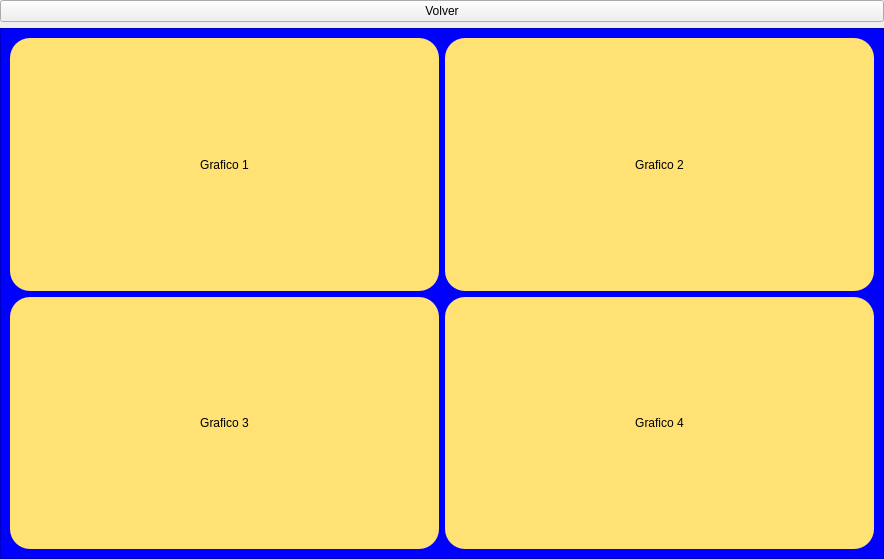
<?xml version="1.0" encoding="UTF-8"?>
<ui version="4.0">
 <class>MainWindow</class>
 <widget class="QMainWindow" name="MainWindow">
  <property name="geometry">
   <rect>
    <x>0</x>
    <y>0</y>
    <width>884</width>
    <height>559</height>
   </rect>
  </property>
  <property name="windowTitle">
   <string>MainWindow</string>
  </property>
  <widget class="QWidget" name="centralwidget">
   <layout class="QGridLayout" name="gridLayout">
    <property name="leftMargin">
     <number>0</number>
    </property>
    <property name="topMargin">
     <number>0</number>
    </property>
    <property name="rightMargin">
     <number>0</number>
    </property>
    <property name="bottomMargin">
     <number>0</number>
    </property>
    <item row="1" column="0">
     <widget class="QFrame" name="frame">
      <property name="styleSheet">
       <string notr="true">background-color: rgb(0, 0, 255);</string>
      </property>
      <property name="frameShape">
       <enum>QFrame::StyledPanel</enum>
      </property>
      <property name="frameShadow">
       <enum>QFrame::Raised</enum>
      </property>
      <layout class="QGridLayout" name="gridLayout_2">
       <item row="0" column="0">
        <widget class="QFrame" name="frame_2">
         <property name="styleSheet">
          <string notr="true">background-color: rgb(255, 225, 116);
border-radius: 20px;</string>
         </property>
         <property name="frameShape">
          <enum>QFrame::StyledPanel</enum>
         </property>
         <property name="frameShadow">
          <enum>QFrame::Raised</enum>
         </property>
         <layout class="QVBoxLayout" name="verticalLayout_3" stretch="1,5">
          <item>
           <widget class="QLabel" name="label">
            <property name="text">
             <string>Grafico 1</string>
            </property>
            <property name="alignment">
             <set>Qt::AlignCenter</set>
            </property>
           </widget>
          </item>
          <item>
           <layout class="QVBoxLayout" name="verticalLayout_2"/>
          </item>
         </layout>
        </widget>
       </item>
       <item row="1" column="0">
        <widget class="QFrame" name="frame_4">
         <property name="styleSheet">
          <string notr="true">background-color: rgb(255, 225, 116);
border-radius: 20px;</string>
         </property>
         <property name="frameShape">
          <enum>QFrame::StyledPanel</enum>
         </property>
         <property name="frameShadow">
          <enum>QFrame::Raised</enum>
         </property>
         <layout class="QVBoxLayout" name="verticalLayout_6" stretch="1,5">
          <item>
           <widget class="QLabel" name="label_3">
            <property name="text">
             <string>Grafico 3</string>
            </property>
            <property name="alignment">
             <set>Qt::AlignCenter</set>
            </property>
           </widget>
          </item>
          <item>
           <layout class="QVBoxLayout" name="verticalLayout_7"/>
          </item>
         </layout>
        </widget>
       </item>
       <item row="0" column="1">
        <widget class="QFrame" name="frame_3">
         <property name="styleSheet">
          <string notr="true">background-color: rgb(255, 225, 116);
border-radius: 20px;</string>
         </property>
         <property name="frameShape">
          <enum>QFrame::StyledPanel</enum>
         </property>
         <property name="frameShadow">
          <enum>QFrame::Raised</enum>
         </property>
         <layout class="QVBoxLayout" name="verticalLayout_4" stretch="1,5">
          <item>
           <widget class="QLabel" name="label_2">
            <property name="text">
             <string>Grafico 2</string>
            </property>
            <property name="alignment">
             <set>Qt::AlignCenter</set>
            </property>
           </widget>
          </item>
          <item>
           <layout class="QVBoxLayout" name="verticalLayout_5"/>
          </item>
         </layout>
        </widget>
       </item>
       <item row="1" column="1">
        <widget class="QFrame" name="frame_5">
         <property name="styleSheet">
          <string notr="true">background-color: rgb(255, 225, 116);
border-radius: 20px;</string>
         </property>
         <property name="frameShape">
          <enum>QFrame::StyledPanel</enum>
         </property>
         <property name="frameShadow">
          <enum>QFrame::Raised</enum>
         </property>
         <layout class="QVBoxLayout" name="verticalLayout_8" stretch="1,5">
          <item>
           <widget class="QLabel" name="label_4">
            <property name="text">
             <string>Grafico 4</string>
            </property>
            <property name="alignment">
             <set>Qt::AlignCenter</set>
            </property>
           </widget>
          </item>
          <item>
           <layout class="QVBoxLayout" name="verticalLayout_9"/>
          </item>
         </layout>
        </widget>
       </item>
      </layout>
     </widget>
    </item>
    <item row="0" column="0">
     <widget class="QPushButton" name="volver_boton">
      <property name="enabled">
       <bool>true</bool>
      </property>
      <property name="text">
       <string>Volver</string>
      </property>
     </widget>
    </item>
   </layout>
  </widget>
 </widget>
 <resources/>
 <connections>
  <connection>
   <sender>volver_boton</sender>
   <signal>clicked()</signal>
   <receiver>MainWindow</receiver>
   <slot>volver()</slot>
   <hints>
    <hint type="sourcelabel">
     <x>407</x>
     <y>109</y>
    </hint>
    <hint type="destinationlabel">
     <x>161</x>
     <y>109</y>
    </hint>
   </hints>
  </connection>
 </connections>
 <slots>
  <slot>volver()</slot>
 </slots>
</ui>
